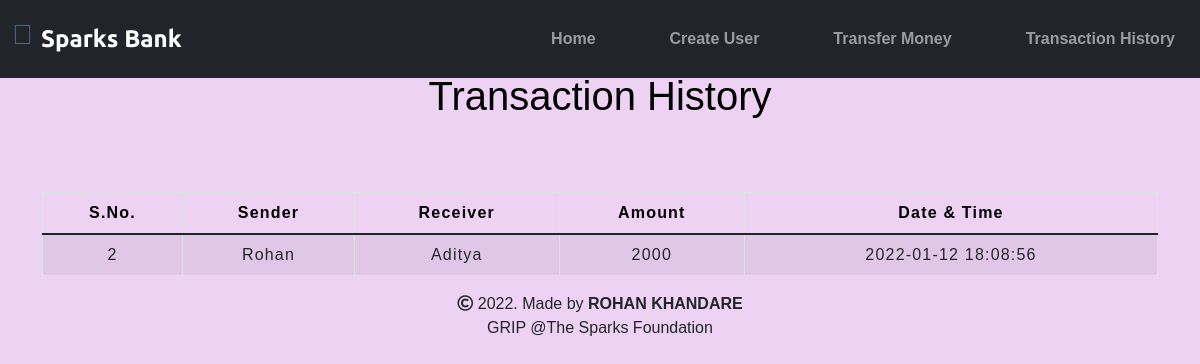
The page /transactionhistory.php on the database its author committed.
### tables this page shows
CREATE TABLE `transaction` (
  `sno` int(3) NOT NULL,
  `sender` text NOT NULL,
  `receiver` text NOT NULL,
  `balance` int(8) NOT NULL,
  `datetime` datetime NOT NULL DEFAULT current_timestamp()
);

### transactionhistory.php (the view, shortened to what this page needs)
<!DOCTYPE html>
<html lang="en" dir="ltr">
  <head>
    <link href="https://cdn.jsdelivr.net/npm/bootstrap@5.1.3/dist/css/bootstrap.min.css" rel="stylesheet">
    <link rel="stylesheet" href="https://pro.fontawesome.com/releases/v5.10.0/css/all.css"/>
    <link rel="stylesheet" type="text/css" href="css/table.css">
    <link rel="stylesheet" type="text/css" href="css/navbar.css">
  </head>
  <body style="background-color : #EDD2F3;">
      <nav class="navbar navbar-expand-lg navbar-dark py-3 bg-dark fixed-top">
      <div class="container-fluid">
        <a class="logo1" href="#"><h3><i class="fad fa-university"></h3></i></a>
        <a href="index.php" class="navbar-brand ms-2">Sparks Bank</a>
        <div class="collapse navbar-collapse" id="collapsiblenavbar">
          <ul class="navbar-nav ms-auto">
            <li class="nav-item">
              <a href="index.php" class="nav-link ms-5"><b>Home</b></a>
            </li>
            <li class="nav-item">
              <a href="createuser.php" class="nav-link ms-5"><b>Create User</b></a>
            </li>
            <li class="nav-item">
              <a href="transfermoney.php" class="nav-link ms-5"><b>Transfer Money</b></a>
            </li>
            <li class="nav-item">
              <a href="transactionhistory.php" class="nav-link ms-5"><b>Transaction History</b></a>
            </li>
          </ul>
        </div>
      </nav>
      <div class="container">
        <h2 class="text-center pt-4 my-5" style="color : black;">Transaction History</h2>
       <br>
       <div class="table-responsive-sm">
    <table class="table table-hover table-striped table-condensed table-bordered">
        <thead style="color : black;">
            <tr>
                <th class="text-center">S.No.</th>
                <th class="text-center">Sender</th>
                <th class="text-center">Receiver</th>
                <th class="text-center">Amount</th>
                <th class="text-center">Date & Time</th>
            </tr>
        </thead>
        <tbody>
        <?php
            include 'config.php';
            $sql ="select * from transaction";
            $query =mysqli_query($conn, $sql);
            while($rows = mysqli_fetch_assoc($query))
            {
        ?>
            <tr style="color : black;">
            <td class="py-2"><?php echo $rows['sno']; ?></td>
            <td class="py-2"><?php echo $rows['sender']; ?></td>
            <td class="py-2"><?php echo $rows['receiver']; ?></td>
            <td class="py-2"><?php echo $rows['balance']; ?> </td>
            <td class="py-2"><?php echo $rows['datetime']; ?> </td>
        <?php
            }
        ?>
        </tbody>
    </table>
    </div>
  </div>
  <footer class="text-center">
    <p> <i> <i class="far fa-copyright"></i></i> 2022. Made by <b>ROHAN KHANDARE</b> <br> GRIP @The Sparks Foundation</p>
  </footer>
  </body>
</html>

### table.css (style rules this page uses)
* { padding: 0; margin: 0; box-sizing: border-box; font-family: sans-serif; }
h2 { font-size: 40px; }
table { letter-spacing: 1.2px; }
td { text-align: center; }

### navbar.css (style rules this page uses)
.nav-item { padding: 0 5px; }
.navbar-brand { font-family: 'Ubuntu'; font-size: 1.5rem; font-weight: bold; }
.nav-link { font-family: 'Montserrat',sans-serif; font-weight: bold; }

### rows shown on the page
transaction: sno "2", sender "Rohan", receiver "Aditya", balance "2000", datetime "2022-01-12 18:08:56"
